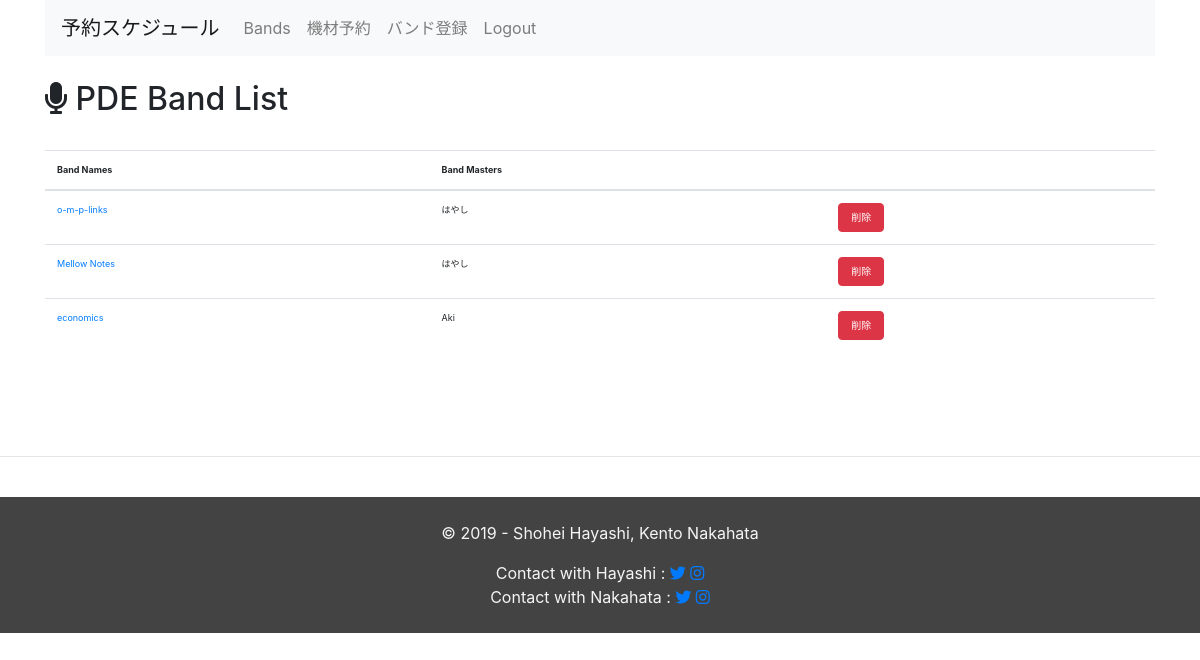
/equipment_management/show_band_list (signed in), run on an earlier commit of the app's database.
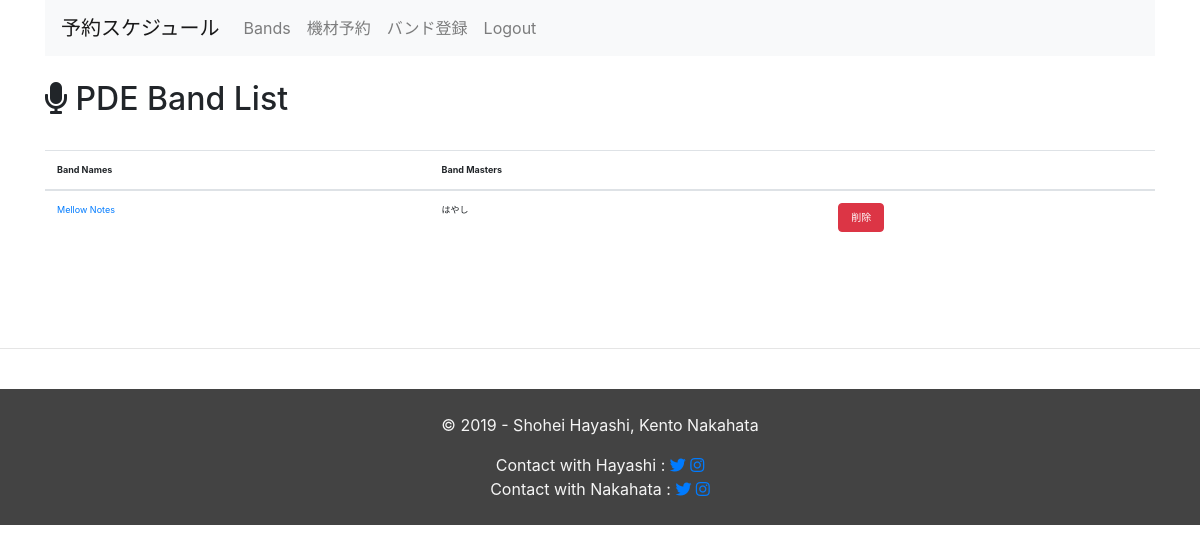
And on a later commit of the database.
### equipment_management/models.py (models this page shows, shortened)
class Band(models.Model):
  band_name = models.CharField(max_length=255,
                               verbose_name="Band's Name",
                               unique=True,
                               )
  responsible_person_name = models.CharField(max_length=255,
                                             verbose_name="Band Master's Name")
  created_at = models.DateTimeField(auto_now_add=True)
  updated_at = models.DateTimeField(auto_now=True)

### equipment_management/views.py (the view)
# urls.py: path('show_band_list', views.show_band_list, name='show_band_list'),
@login_required
def show_band_list(request):
  context ={
      'bands' : Band.objects.all(),
  }
  return render(request, 'equipment_management/band_list.html', context)

### equipment_management/templates/equipment_management/band_list.html
{% extends 'equipment_management/base.html' %}
{% block content %}
<br>
<h2><i class="fas fa-microphone"></i> PDE Band List</h2>
<br>
<table class="table">
  <thead>
    <tr>
      <th>Band Names</th>
      <th>Band Masters</th>
      <th></th>
    </tr>
  </thead>
  <tbody>
    {% for band in bands %}
    <tr>
      <td><a href="{% url 'equipment:schedule_by_band' band.pk %}">{{ band.band_name }}</a></td>
      <td>{{ band.responsible_person_name }}</td>
      <td>
        <a href="{% url 'equipment:delete_band' band.pk %}">
            <button type="button" class="btn btn-danger" style="font-size: 10px;">削除</button>
        </a>
      </td>
    </tr>
  {% endfor %}
  </tbody>
</table>
{% endblock %}

What changed in the data, as far as the page shows it:
removed Band: band_name "o-m-p-links", responsible_person_name "はやし"
removed Band: band_name "economics", responsible_person_name "Aki"
